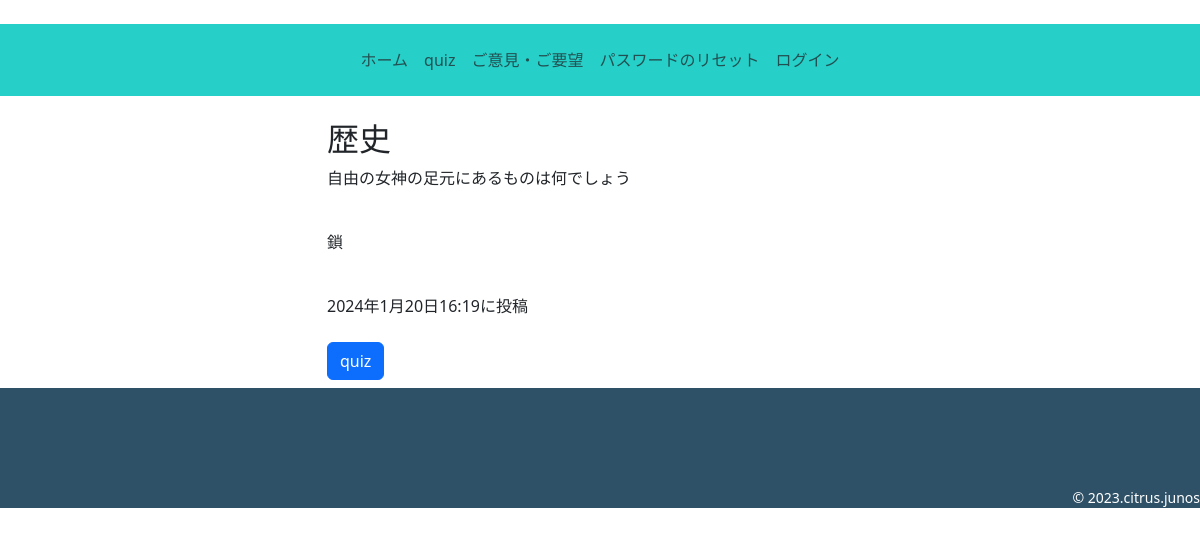
Screenshot of /quiz/answer_detail/1 with the database file from the repository.
### quiz/models.py (models this page shows, shortened)
class Quiz(models.Model):
    user = models.ForeignKey(
        CustomUser,
        verbose_name='ユーザー',
        on_delete=models.CASCADE,
    )
    category = models.ForeignKey(
        Category,
        verbose_name='カテゴリー',
        on_delete=models.CASCADE,
    )
    quiz = models.TextField(
        verbose_name='問題文',
    )
    answer = models.TextField(
        verbose_name='答え',
    )
    posted_at = models.DateTimeField(
        verbose_name='投稿日時',
        auto_now_add=True,
    )

class Category(models.Model):
    category=models.CharField(
        verbose_name='カテゴリー',
        max_length=50,
    )
    def __str__(self):
        return self.category

### quiz/views.py (the view)
# urls.py: path('answer_detail/<int:pk>',views.AnswerDetailView.as_view(),name="answer_detail"),
class AnswerDetailView(DetailView):
    template_name='answer_detail.html'
    model=Quiz

### quiz/templates/answer_detail.html (shortened to what this page needs)
{% extends 'quiz_base.html' %}
    {% block contents %}
    <div class="container">
        <div class="row">
            <div class="col offset-3">
                <h2>{{object.category}}</h2>
                <p>{{object.quiz}}</p>
                <br>
                <p>{{object.answer}}</p>
                <br>
                <p>{{object.posted_at}}に投稿</p>
                <form method="POST">
                    <a href="{% url 'quiz:index' %}" class="btn btn-primary my-2">quiz</a>
                </form>
            </div>
        </div>
    </div>
    {% endblock %}

### rows the page displays
Quiz: category "歴史", quiz "自由の女神の足元にあるものは何でしょう", answer "鎖", posted_at "2024年1月20日16:19"
